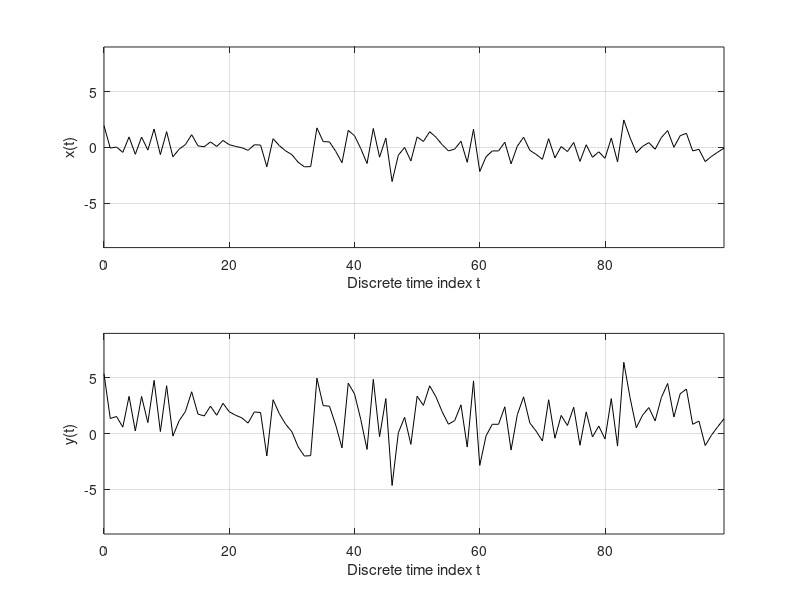
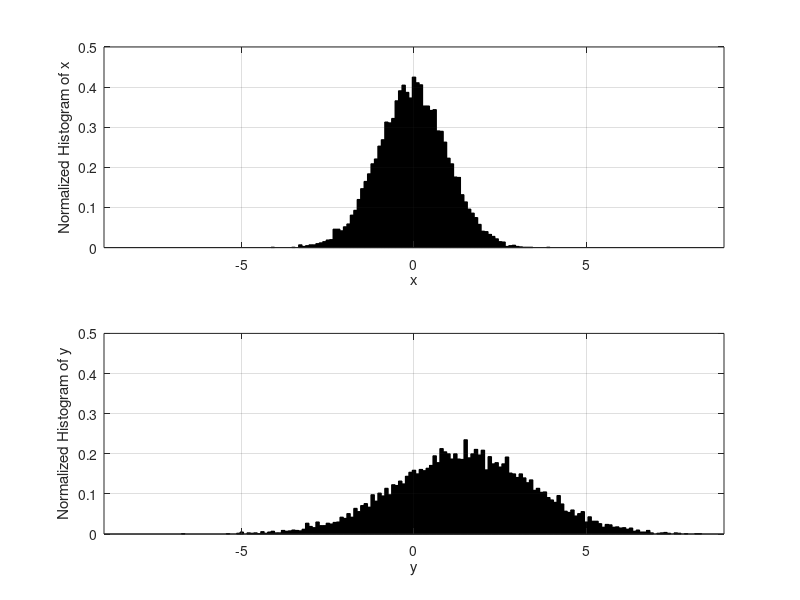

Write the MATLAB code that produced these figures, in order.
%%% MATLAB CODE 01.02 +++++++++++++++++++++++++++++++++++++++
rng(12345,'v5normal');	% Resets the Random Number
%Generator to ver5. Normal, seed = 12345;
% Generate x
x = randn(10000,1);
n = linspace(0,9999,10000)';
% Obtain y by the transformation y = 2 x + 1.5
y = 2 * x + 1.5;
% Plot first 100 points of both time series (same
%graphical scale)
figure;
subplot(2,1,1);
plot(n(1:100),x(1:100),'k');
axis([0,99,-9, 9]);
grid;
xlabel('Discrete time index t');
ylabel('x(t)')
subplot(2,1,2)
plot(n(1:100),y(1:100),'k');
axis([0,99,-9, 9]);
grid;
xlabel('Discrete time index t');
ylabel('y(t)')
% NORMALIZED HISTOGRAMS
N = 10000;
EDGES = [-9.0:0.1:9];
binwidth = 0.1;
NormFactor = N * binwidth ;
figure;
subplot(2,1,1);
bar(EDGES,((histc(x,EDGES))/NormFactor),1.02,'k');grid;
axis([-9,9,0, 0.5]);
xlabel('x');
ylabel('Normalized Histogram of x')
subplot(2,1,2);
bar(EDGES,((histc(y,EDGES))/NormFactor),1.02,'k');grid;
axis([-9,9,0, 0.5]);
xlabel('y');
ylabel('Normalized Histogram of y')
%%% MATLAB CODE 01.02 +++++++++++++++++++++++++++++++++++++++